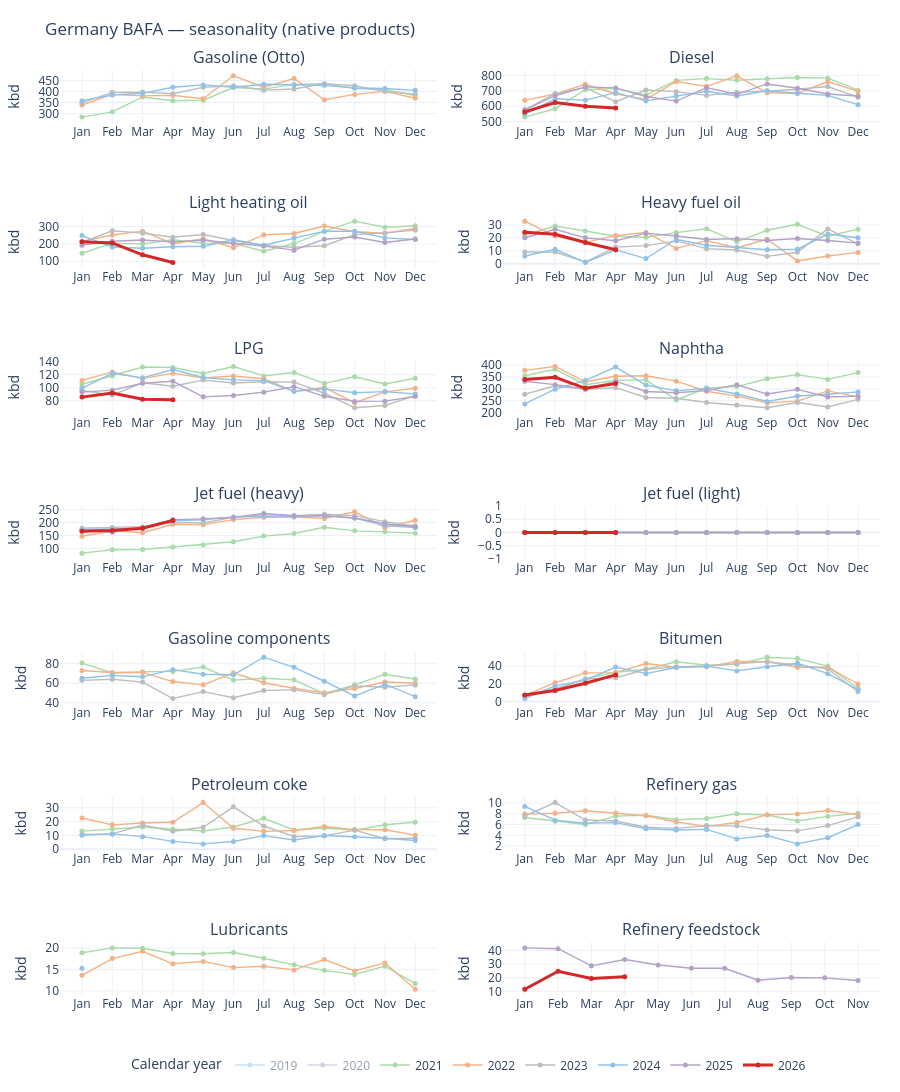

The cell this chart's notebook holds for it:
### Code cell
def plot_germany_seasonality(metric_type: str = "TOTDEMO") -> None:
    """Norway-style small-multiples; metric_type is TOTDEMO or BIOBLEND."""
    season_df, product_col, products, labels, suffix = seasonality_chart_inputs(
        long, metric_type=metric_type
    )
    if season_df.empty or not products:
        print(f"[skip] No rows for {metric_type} seasonality.")
        return
    fig = seasonality_by_year_chart(
        season_df,
        products,
        value_col="value_kbd",
        date_col="date",
        product_col=product_col,
        product_labels=labels,
        units_label="kbd",
        title=f"Germany BAFA — seasonality ({suffix})",
        default_visible_prior_years=5,
    )
    fig.show()
    print(f"Panels: {len(products)} | rows: {len(season_df):,} | unit: kbd")


plot_germany_seasonality("TOTDEMO")
